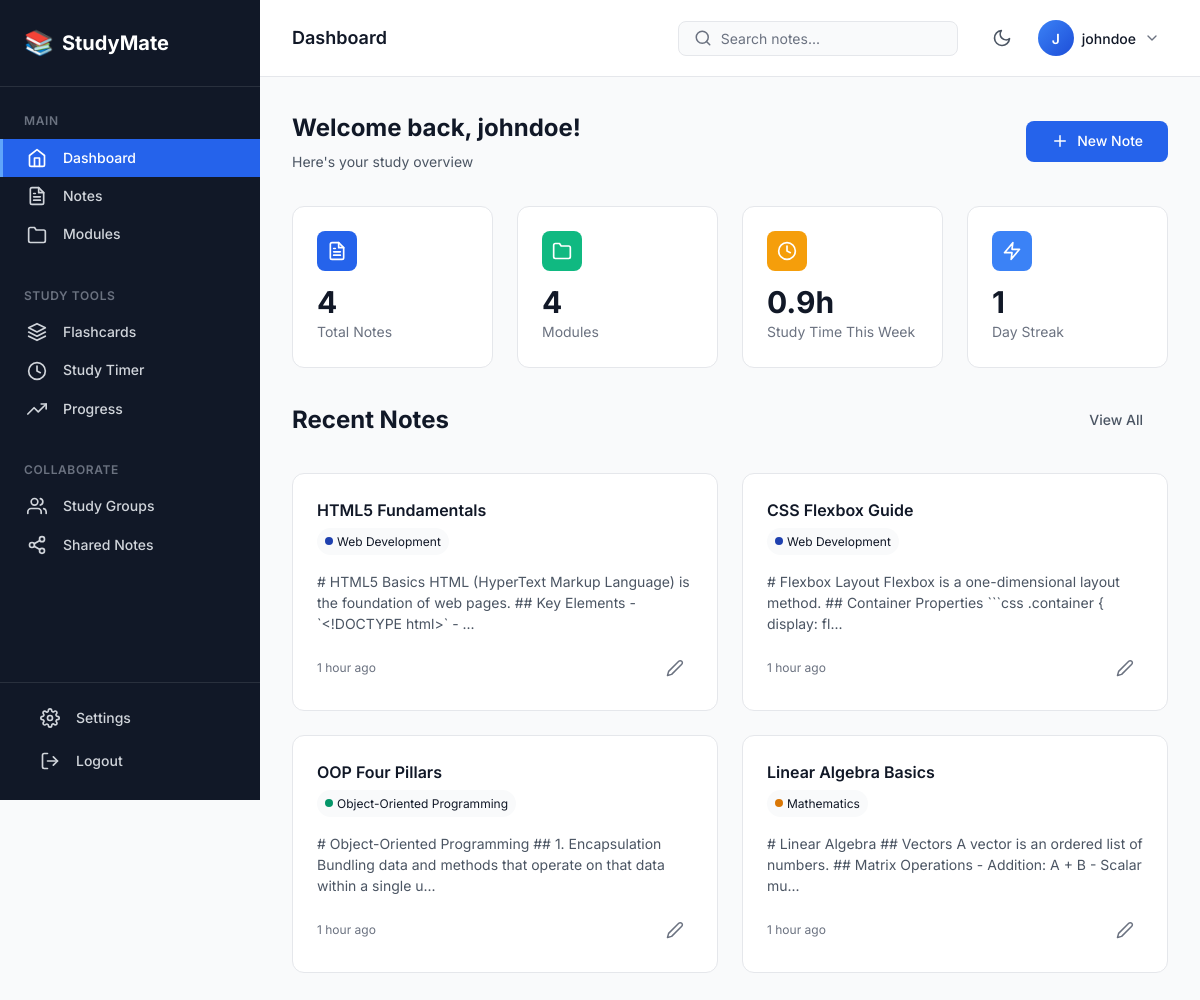
/dashboard.php (signed in), run on the app's committed database.
### tables this page shows
CREATE TABLE IF NOT EXISTS users (
    id INT AUTO_INCREMENT PRIMARY KEY,
    username VARCHAR(100) NOT NULL,
    email VARCHAR(255) NOT NULL UNIQUE,
    password VARCHAR(255) NOT NULL,
    avatar VARCHAR(255) DEFAULT NULL,
    bio TEXT DEFAULT NULL,
    study_goal_hours INT DEFAULT 2,
    email_notifications TINYINT(1) DEFAULT 1,
    theme VARCHAR(20) DEFAULT 'light',
    created_at DATETIME DEFAULT CURRENT_TIMESTAMP,
    updated_at DATETIME DEFAULT CURRENT_TIMESTAMP ON UPDATE CURRENT_TIMESTAMP,
    last_login DATETIME DEFAULT NULL,
    INDEX idx_email (email)
);

CREATE TABLE IF NOT EXISTS notes (
    id INT AUTO_INCREMENT PRIMARY KEY,
    title VARCHAR(255) NOT NULL,
    content TEXT NOT NULL,
    module_id INT NOT NULL,
    user_id INT NOT NULL,
    is_favorite TINYINT(1) DEFAULT 0,
    is_archived TINYINT(1) DEFAULT 0,
    view_count INT DEFAULT 0,
    created_at DATETIME DEFAULT CURRENT_TIMESTAMP,
    updated_at DATETIME DEFAULT CURRENT_TIMESTAMP ON UPDATE CURRENT_TIMESTAMP,
    FOREIGN KEY (module_id) REFERENCES modules(id) ON DELETE CASCADE,
    FOREIGN KEY (user_id) REFERENCES users(id) ON DELETE CASCADE,
    INDEX idx_module_id (module_id),
    INDEX idx_user_id (user_id),
    INDEX idx_created_at (created_at),
    FULLTEXT idx_search (title, content)
);

CREATE TABLE IF NOT EXISTS modules (
    id INT AUTO_INCREMENT PRIMARY KEY,
    name VARCHAR(100) NOT NULL,
    description TEXT DEFAULT NULL,
    user_id INT NOT NULL,
    color VARCHAR(7) DEFAULT '#1E40AF',
    icon VARCHAR(50) DEFAULT 'book',
    is_shared TINYINT(1) DEFAULT 0,
    created_at DATETIME DEFAULT CURRENT_TIMESTAMP,
    updated_at DATETIME DEFAULT CURRENT_TIMESTAMP ON UPDATE CURRENT_TIMESTAMP,
    FOREIGN KEY (user_id) REFERENCES users(id) ON DELETE CASCADE,
    INDEX idx_user_id (user_id)
);

### includes/functions.php (called while the page is built, shortened)
<?php
require_once __DIR__ . '/../config/db.php';
function isLoggedIn(): bool {
    return isset($_SESSION['user_id']) && !empty($_SESSION['user_id']);
}
function getCurrentUser(): ?array {
    global $pdo;
    $stmt = $pdo->prepare("SELECT * FROM users WHERE id = ?");
    $stmt->execute([$_SESSION['user_id']]);
    return $stmt->fetch();
}
function e(string $string): string {
    return htmlspecialchars($string, ENT_QUOTES, 'UTF-8');
}
function getUserNotes(int $userId, ?int $moduleId = null, ?int $tagId = null, ?string $search = null): array {
    global $pdo;
    $sql = "
        SELECT n.*, m.name as module_name, m.color as module_color
        FROM notes n
        INNER JOIN modules m ON n.module_id = m.id
        WHERE n.user_id = ? AND n.is_archived = 0
    ";
    $params = [$userId];
    $sql .= " ORDER BY n.updated_at DESC";
    $stmt = $pdo->prepare($sql);
    $stmt->execute($params);
    return $stmt->fetchAll();
}
function timeAgo(string $datetime): string {
    $timestamp = strtotime($datetime);
    $diff = time() - $timestamp;
    if ($diff < 60) {
        return 'Just now';
    } elseif ($diff < 3600) {
        $mins = floor($diff / 60);
        return $mins . ' minute' . ($mins > 1 ? 's' : '') . ' ago';
    } elseif ($diff < 86400) {
        $hours = floor($diff / 3600);
        return $hours . ' hour' . ($hours > 1 ? 's' : '') . ' ago';
    } elseif ($diff < 604800) {
        $days = floor($diff / 86400);
        return $days . ' day' . ($days > 1 ? 's' : '') . ' ago';
    } else {
        return formatDate($datetime);
    }
}
function getUserStats(int $userId): array {
    global $pdo;
    $stats = [];
    $stmt = $pdo->prepare("SELECT COUNT(*) FROM notes WHERE user_id = ?");
    $stmt->execute([$userId]);
    $stats['total_notes'] = $stmt->fetchColumn();
    $stmt = $pdo->prepare("SELECT COUNT(*) FROM modules WHERE user_id = ?");
    $stmt->execute([$userId]);
    $stats['total_modules'] = $stmt->fetchColumn();
    $stmt = $pdo->prepare("SELECT COUNT(*) FROM flashcards WHERE user_id = ?");
    $stmt->execute([$userId]);
    $stats['total_flashcards'] = $stmt->fetchColumn();
    $stmt = $pdo->prepare("
        SELECT COALESCE(SUM(duration_minutes), 0)
        FROM study_sessions
        WHERE user_id = ? AND started_at >= DATE_SUB(NOW(), INTERVAL 7 DAY) AND completed = 1
    ");
    $stmt->execute([$userId]);
    $stats['study_time_week'] = $stmt->fetchColumn();
    $stmt = $pdo->prepare("
        SELECT DATE(started_at) as study_date
        FROM study_sessions
        WHERE user_id = ? AND completed = 1
        GROUP BY DATE(started_at)
        ORDER BY study_date DESC
    ");
    $stmt->execute([$userId]);
    $dates = $stmt->fetchAll(PDO::FETCH_COLUMN);
    $streak = 0;
    $currentDate = new DateTime();
    foreach ($dates as $date) {
        $studyDate = new DateTime($date);
        $diff = $currentDate->diff($studyDate)->days;
        if ($diff <= 1) {
            $streak++;
            $currentDate = $studyDate;
        } else {
            break;
        }
    }
    $stats['study_streak'] = $streak;
    return $stats;
}
function truncate(string $text, int $length = 100, string $suffix = '...'): string {
    return substr($text, 0, $length) . $suffix;
}

### dashboard.php (the view, shortened to what this page needs)
<?php
require_once 'includes/header.php';
$user = getCurrentUser();
$stats = getUserStats($user['id']);
$recentNotes = getUserNotes($user['id']);
$recentNotes = array_slice($recentNotes, 0, 6);
?>
<div class="page-header">
    <div>
        <h1 class="page-title">Welcome back, <?= e($user['username']) ?>!</h1>
        <p class="page-subtitle">Here's your study overview</p>
    </div>
    <div class="page-actions">
        <a href="notes.php?action=new" class="btn btn-primary"><i data-feather="plus"></i> New Note</a>
    </div>
</div>
<div class="stats-grid">
    <div class="stat-card">
        <div class="stat-header">
            <div class="stat-icon primary"><i data-feather="file-text"></i></div>
        </div>
        <div class="stat-value"><?= $stats['total_notes'] ?></div>
        <div class="stat-label">Total Notes</div>
    </div>
    <div class="stat-card">
        <div class="stat-header">
            <div class="stat-icon success"><i data-feather="folder"></i></div>
        </div>
        <div class="stat-value"><?= $stats['total_modules'] ?></div>
        <div class="stat-label">Modules</div>
    </div>
    <div class="stat-card">
        <div class="stat-header">
            <div class="stat-icon warning"><i data-feather="clock"></i></div>
        </div>
        <div class="stat-value"><?= round($stats['study_time_week'] / 60, 1) ?>h</div>
        <div class="stat-label">Study Time This Week</div>
    </div>
    <div class="stat-card">
        <div class="stat-header">
            <div class="stat-icon info"><i data-feather="zap"></i></div>
        </div>
        <div class="stat-value"><?= $stats['study_streak'] ?></div>
        <div class="stat-label">Day Streak</div>
    </div>
</div>
<div class="page-header">
    <h2 class="page-title">Recent Notes</h2>
    <a href="notes.php" class="btn btn-ghost">View All</a>
</div>
<?php if (empty($recentNotes)): ?>
<div class="empty-state">
    <div class="empty-state-icon"><i data-feather="file-text"></i></div>
    <h3 class="empty-state-title">No notes yet</h3>
    <p class="empty-state-description">Create your first note to get started</p>
    <a href="notes.php?action=new" class="btn btn-primary">Create Note</a>
</div>
<?php else: ?>
<div class="notes-grid">
    <?php foreach ($recentNotes as $note): ?>
    <div class="card note-card">
        <div class="card-body">
            <div class="note-card-header">
                <div>
                    <h3 class="note-title"><?= e($note['title']) ?></h3>
                    <span class="note-module">
                        <span class="note-module-dot" style="background-color: <?= e($note['module_color']) ?>"></span>
                        <?= e($note['module_name']) ?>
                    </span>
                </div>
            </div>
            <p class="note-content"><?= e(truncate($note['content'], 120)) ?></p>
            <div class="note-footer">
                <span><?= timeAgo($note['updated_at']) ?></span>
                <div class="note-actions">
                    <a href="notes.php?action=edit&id=<?= $note['id'] ?>" class="btn btn-icon btn-ghost"><i data-feather="edit-2"></i></a>
                </div>
            </div>
        </div>
    </div>
    <?php endforeach; ?>
</div>
<?php endif; ?>
<?php require_once 'includes/footer.php'; ?>

### includes/header.php (shortened to what this page needs)
<?php
require_once __DIR__ . '/functions.php';
$currentUser = getCurrentUser();
$currentPage = basename($_SERVER['PHP_SELF'], '.php');
?>
<!DOCTYPE html>
<html lang="en">
<head>
    <link rel="stylesheet" href="assets/css/style.css">
</head>
<body class="<?= $currentUser && isset($currentUser['theme']) ? e($currentUser['theme']) : 'light' ?>">
    <?php if (isLoggedIn()): ?>
    <div class="app-layout">
        <aside class="sidebar" id="sidebar">
            <div class="sidebar-header">
                <a href="dashboard.php" class="logo">
                    <span class="logo-icon">📚</span>
                    <span class="logo-text"><?= APP_NAME ?></span>
                </a>
            </div>
            <nav class="sidebar-nav">
                <div class="nav-section">
                    <span class="nav-section-title">Main</span>
                    <a href="dashboard.php" class="nav-link <?= $currentPage === 'dashboard' ? 'active' : '' ?>">
                        <i data-feather="home"></i>
                        <span>Dashboard</span>
                    </a>
                    <a href="notes.php" class="nav-link <?= $currentPage === 'notes' ? 'active' : '' ?>">
                        <i data-feather="file-text"></i>
                        <span>Notes</span>
                    </a>
                    <a href="modules.php" class="nav-link <?= $currentPage === 'modules' ? 'active' : '' ?>">
                        <i data-feather="folder"></i>
                        <span>Modules</span>
                    </a>
                </div>
                <div class="nav-section">
                    <span class="nav-section-title">Study Tools</span>
                    <a href="flashcards.php" class="nav-link <?= $currentPage === 'flashcards' ? 'active' : '' ?>">
                        <i data-feather="layers"></i>
                        <span>Flashcards</span>
                    </a>
                    <a href="study_timer.php" class="nav-link <?= $currentPage === 'study_timer' ? 'active' : '' ?>">
                        <i data-feather="clock"></i>
                        <span>Study Timer</span>
                    </a>
                    <a href="progress.php" class="nav-link <?= $currentPage === 'progress' ? 'active' : '' ?>">
                        <i data-feather="trending-up"></i>
                        <span>Progress</span>
                    </a>
                </div>
                <div class="nav-section">
                    <span class="nav-section-title">Collaborate</span>
                    <a href="collaboration.php" class="nav-link <?= $currentPage === 'collaboration' ? 'active' : '' ?>">
                        <i data-feather="users"></i>
                        <span>Study Groups</span>
                    </a>
                    <a href="collaboration.php?tab=shared" class="nav-link">
                        <i data-feather="share-2"></i>
                        <span>Shared Notes</span>
                    </a>
                </div>
            </nav>
            <div class="sidebar-footer">
                <a href="profile.php" class="nav-link <?= $currentPage === 'profile' ? 'active' : '' ?>">
                    <i data-feather="settings"></i>
                    <span>Settings</span>
                </a>
                <a href="logout.php" class="nav-link logout-link">
                    <i data-feather="log-out"></i>
                    <span>Logout</span>
                </a>
            </div>
        </aside>
        <main class="main-content">
            <header class="top-header">
                <div class="header-left">
                    <div class="breadcrumb">
                        <span class="breadcrumb-item"><?= ucfirst($currentPage) ?></span>
                    </div>
                </div>
                <div class="header-right">
                    <div class="search-box">
                        <form action="notes.php" method="GET">
                            <input type="text" name="search" placeholder="Search notes..." class="search-input">
                        </form>
                    </div>
                    <div class="header-actions">
                        <button class="icon-btn" id="themeToggle" aria-label="Toggle theme">
                            <i data-feather="moon"></i>
                        </button>
                        <div class="user-dropdown" id="userDropdown">
                            <button class="user-btn">
                                <?php if ($currentUser && $currentUser['avatar']): ?>
                                    <img src="uploads/avatars/<?= e($currentUser['avatar']) ?>" alt="Avatar" class="user-avatar">
                                <?php else: ?>
                                    <div class="user-avatar-placeholder">
                                        <?= $currentUser ? strtoupper(substr($currentUser['username'], 0, 1)) : 'U' ?>
                                    </div>
                                <?php endif; ?>
                                <span class="user-name"><?= $currentUser ? e($currentUser['username']) : 'User' ?></span>
                                <i data-feather="chevron-down"></i>
                            </button>
                        </div>
                    </div>
                </div>
            </header>
            <div class="content-container">
    <?php endif; ?>

### includes/footer.php (shortened to what this page needs)
    <?php if (isLoggedIn()): ?>
            </div>
        </main>
    </div>
    <?php endif; ?>
</body>
</html>

### data on the page
users: username "J", username "johndoe"
notes: title "HTML5 Fundamentals", module.name "Web Development", content "# HTML5 Basics HTML (HyperText Markup Language) is the foundation of web pages. ## Key Elements - `<!DOCTYPE html>` - ...", updated_at "1 hour ago"
notes: title "CSS Flexbox Guide", module.name "Web Development", content "# Flexbox Layout Flexbox is a one-dimensional layout method. ## Container Properties ```css .container { display: fl...", updated_at "1 hour ago"
notes: title "OOP Four Pillars", module.name "Object-Oriented Programming", content "# Object-Oriented Programming ## 1. Encapsulation Bundling data and methods that operate on that data within a single u...", updated_at "1 hour ago"
notes: title "Linear Algebra Basics", module.name "Mathematics", content "# Linear Algebra ## Vectors A vector is an ordered list of numbers. ## Matrix Operations - Addition: A + B - Scalar mu...", updated_at "1 hour ago"

### other printed values
APP_NAME "StudyMate"
$currentPage "Dashboard"
$stats['total_notes'] "4"
$stats['total_modules'] "4"
$stats['study_time_week'] / 60 "0.9"
$stats['study_streak'] "1"
